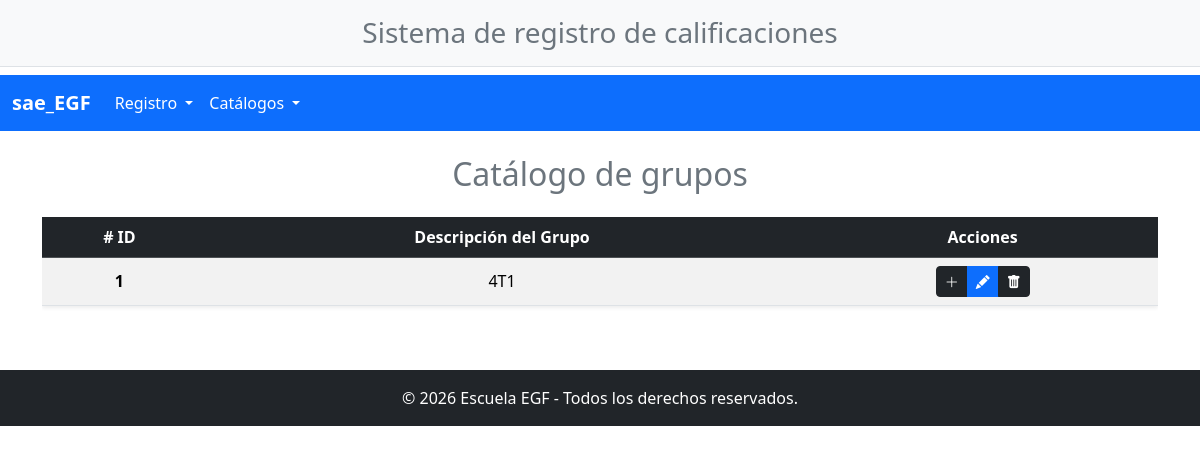
/Crude/crudegrupos.php, run on an earlier commit of the app's database.
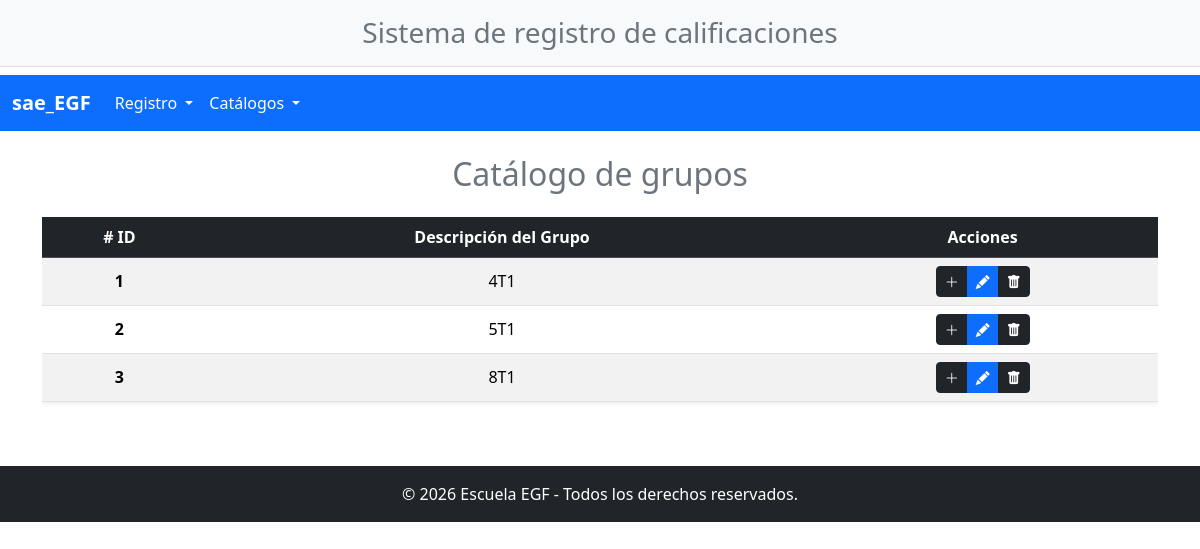
And on a later commit of the database.
### tables this page shows
CREATE TABLE `grupo` (
  `id_grupo` int(11) NOT NULL,
  `descripcion_grupo` varchar(15) NOT NULL DEFAULT 'ALTA',
  `estatus_grupo` varchar(4) NOT NULL DEFAULT 'ALTA'
);

### Crude/crudegrupos.php (the view)
<?php
include ("../navegacion/header.php");
include ("../navegacion/navegacion.php");
include ("../conexion.php");
$resultado = mysqli_query($conn, "SELECT * FROM grupo");
?>
<div class="container my-4">
    <h2 class="text-center mb-4 text-secondary">Catálogo de grupos</h2>
    <div class="table-responsive">
        <table class="table table-striped table-hover align-middle text-center shadow-sm">
            <thead class="table-dark">
                <tr>
                    <th scope="col"># ID</th>
                    <th scope="col">Descripción del Grupo</th>
                    <th scope="col">Acciones</th>
                </tr>
            </thead>
            <tbody>
                <?php
                if ($resultado && mysqli_num_rows($resultado) > 0) {
                    while ($row = mysqli_fetch_assoc($resultado)) {
                        $id = isset($row['idgrupo']) ? $row['idgrupo'] : (isset($row['id_grupo']) ? $row['id_grupo'] : reset($row));
                        $descripcion = isset($row['descripcion_grupo']) ? $row['descripcion_grupo'] : (isset($row['descripcion']) ? $row['descripcion'] : '');
                ?>
                    <tr>
                        <th scope="row"><?php echo $id; ?></th>
                        <td><?php echo $descripcion; ?></td>
                        <td>
                            <div class="btn-group" role="group">
                                <a href="../Registro/Grupos.php" class="btn btn-dark btn-sm" title="Registrar grupo">
                                    <i class="bi bi-plus-lg"></i>
                                </a>
                                <a href="../modificaciones/Modif_grupos.php?idgrupo=<?php echo $id; ?>" class="btn btn-primary btn-sm" title="Modificar grupo">
                                    <i class="bi bi-pencil-fill"></i>
                                </a>
                                <a href="../Baja/Baja_grupo.php?idgrupo=<?php echo $id; ?>" class="btn btn-dark btn-sm" title="Dar de baja grupo">
                                    <i class="bi bi-trash-fill"></i>
                                </a>
                            </div>
                        </td>
                    </tr>
                <?php
                    }
                } else {
                    echo "<tr><td colspan='3' class='text-center'>No hay grupos registrados.</td></tr>";
                }
                ?>
            </tbody>
        </table>
    </div>
</div>
<?php
include ("../navegacion/footer.php");
?>

What changed in the data, as far as the page shows it:
added grupo: id_grupo "2", descripcion_grupo "5T1"
added grupo: id_grupo "3", descripcion_grupo "8T1"
